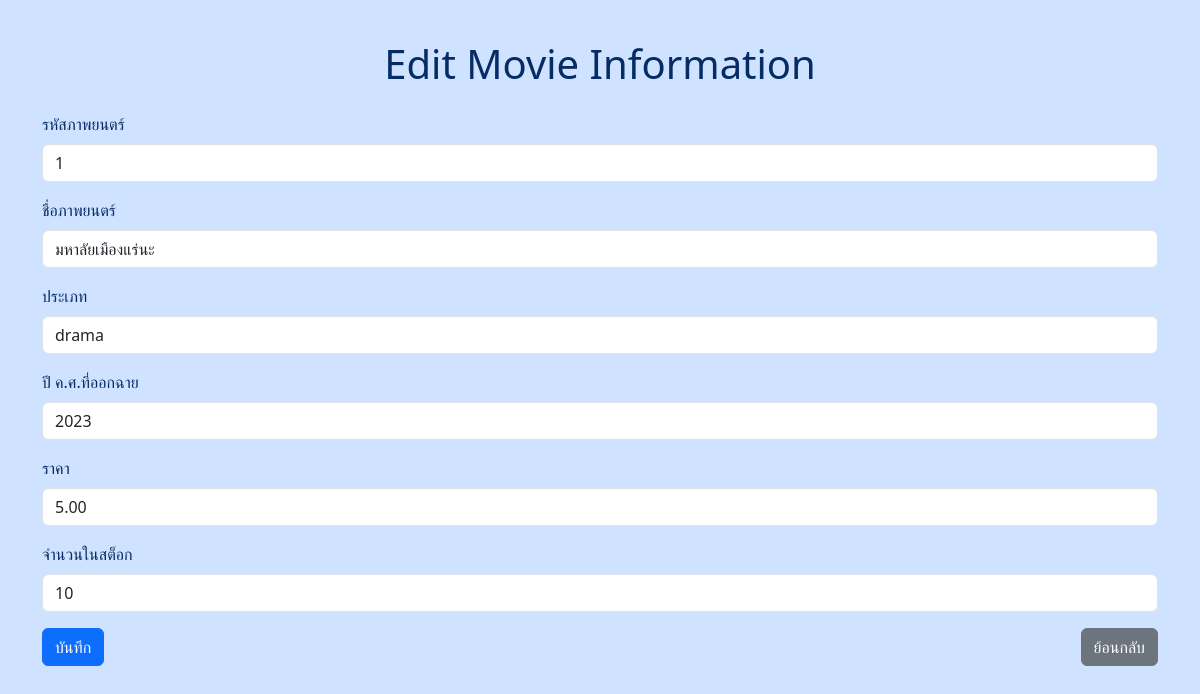
The app's page /editmovie.php?MovieID=1 with its own data.
### tables this page shows
CREATE TABLE `movies` (
  `MovieID` int(11) NOT NULL,
  `Title` varchar(50) DEFAULT NULL,
  `Genre` varchar(50) DEFAULT NULL,
  `ReleaseYear` year(4) DEFAULT NULL,
  `Price` decimal(5,2) DEFAULT NULL,
  `StockQuantity` int(10) UNSIGNED DEFAULT NULL
);

### editmovie.php (the view, shortened to what this page needs)
<!DOCTYPE html>
<html lang="en">
<head>
    <link href="https://cdn.jsdelivr.net/npm/bootstrap@5.3.3/dist/css/bootstrap.min.css" rel="stylesheet">
</head>
<body class="p-3 mb-2 bg-primary-subtle text-primary-emphasis">
    <?php
        require 'conn.php';
        $sql = "SELECT * FROM movies WHERE MovieID='$_GET[MovieID]'";
        $result = $conn->query($sql);
        $row = mysqli_fetch_array($result);
    ?>
    <div class="container mt-4">
        <h1 class="text-center mb-4">Edit Movie Information</h1>
        <form method="post" action="editmoviesuccess.php">
            <div class="mb-3">
                <label for="MovieID" class="form-label">รหัสภาพยนตร์</label>
                <input type="text" name="MovieID" id="MovieID" class="form-control" value="<?=$row['MovieID'];?>" readonly />
            </div>
            <div class="mb-3">
                <label for="Title" class="form-label">ชื่อภาพยนตร์</label>
                <input type="text" name="Title" id="Title" class="form-control" value="<?=$row['Title'];?>" required />
            </div>
            <div class="mb-3">
                <label for="Genre" class="form-label">ประเภท</label>
                <input type="text" name="Genre" id="Genre" class="form-control" value="<?=$row['Genre'];?>" required />
            </div>
            <div class="mb-3">
                <label for="ReleaseYear" class="form-label">ปี ค.ศ.ที่ออกฉาย</label>
                <input type="number" name="ReleaseYear" id="ReleaseYear" class="form-control" value="<?=$row['ReleaseYear'];?>" required />
            </div>
            <div class="mb-3">
                <label for="Price" class="form-label">ราคา</label>
                <input type="text" name="Price" id="Price" class="form-control" value="<?=$row['Price'];?>" required />
            </div>
            <div class="mb-3">
                <label for="StockQuantity" class="form-label">จำนวนในสต็อก</label>
                <input type="text" name="StockQuantity" id="StockQuantity" class="form-control" value="<?=$row['StockQuantity'];?>" required />
            </div>
            <div class="d-flex justify-content-between">
                <button type="submit" class="btn btn-primary">บันทึก</button>
                <a href="movies.php" class="btn btn-secondary">ย้อนกลับ</a>
            </div>
        </form>
    </div>
</body>
</html>

### records on screen
movies: MovieID "1", Title "มหาลัยเมืองแร่นะ", Genre "drama", ReleaseYear "2023", Price "5.00", StockQuantity "10"
